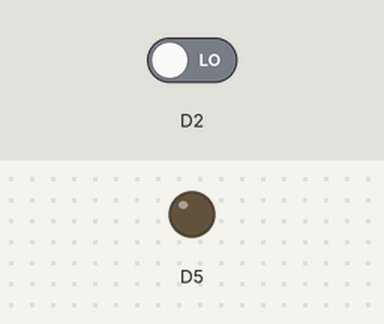
The sketch below on a simulated ESP8266 (NodeMCU). Parts: output pins drawn as LEDs (lit = HIGH). The inputs (shaded band) are chosen by the test bench; at power-on: D2 LOW. WiFi joins after 1.5 s; servers stay silent unless stated; no MQTT or app messages arrive unless stated; what the sketch prints to the serial monitor is not drawn.

Above: at 2.9 s.
3.0 s: D2 driven HIGH
At 4.1 s:
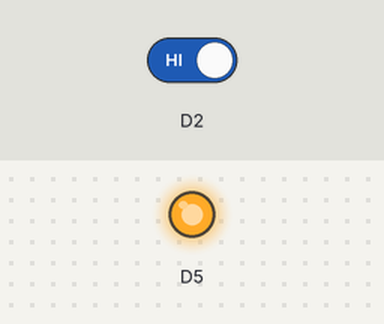
4.5 s: D2 driven LOW
At 5.2 s:
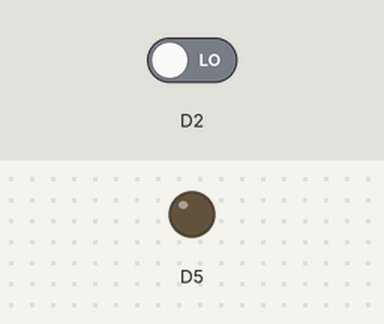
Timing chart, 0 to 7.5 s (numbered marks = the images above; inputs shaded):
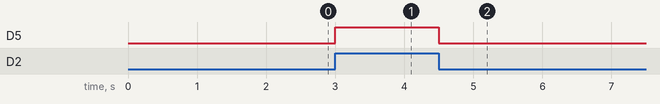

The sketch:

esp8266-pir-mqtt-secure.ino
```cpp
// Required libraries:
//  - Adafruit Unified Sensor (required for DHT)
//  - PubSubClient (for MQTT)

#include <ESP8266WiFi.h>
#include <WiFiClientSecure.h>
#include <PubSubClient.h>

#define MQTT_HOST "*"
#define MQTT_PORT 8883
#define MQTT_USER "*"
#define MQTT_PASS "*"
#define MQTT_HOST_SHA1 "*"
#define MQTT_CLIENT "MotionSensor1"
#define MQTT_TOPIC "sensors/motion1/state"

#define WIFI_SSID "*"
#define WIFI_PASS "*"

WiFiClientSecure espClient;
PubSubClient client(espClient);
int sensorState = 0;
int oldSensorState = 0;

#define REPORT_DELAY_SECS 10

void setup() {

  Serial.begin(115200);
  Serial.print("Connecting to ");
  Serial.print(WIFI_SSID);


  WiFi.begin(WIFI_SSID, WIFI_PASS);
  WiFi.mode(WIFI_STA);

  while ( WiFi.status() != WL_CONNECTED ) {
//    digitalWrite(D5, HIGH);
//    delay ( 250 );
//    digitalWrite(D5, LOW);
//    delay ( 250 );
    delay(500);
    Serial.print ( "." );
  }

  Serial.println("OK.");
  Serial.print("Client IP: ");
  Serial.println(WiFi.localIP());

  espClient.connect(MQTT_HOST, MQTT_PORT);

  if (espClient.verify(MQTT_HOST_SHA1, MQTT_HOST)) {
    Serial.println("Established secure connection.");
  } else {
    Serial.println("Couldn't verify MQTT broker fingerprint! Server compromised?");
  }

  client.setServer(MQTT_HOST, MQTT_PORT);
  mqttConnect();

  pinMode(D5, OUTPUT);
  digitalWrite(D5, LOW);
  attachInterrupt(digitalPinToInterrupt(D2), IntCallback, CHANGE);
}

void IntCallback()
{
  if (digitalRead(D2) == HIGH) {
    sensorState = 1;
  } else {
    sensorState = 0;
  }
}

void loop() {

  client.loop();
  if (sensorState != oldSensorState) {
    detachInterrupt(digitalPinToInterrupt(D2));
    mqttConnect();
    if (sensorState) {
      digitalWrite(D5, HIGH);
      client.publish(MQTT_TOPIC, "on", true);
    } else {
      digitalWrite(D5, LOW);
      client.publish(MQTT_TOPIC, "off", true);
    }
    oldSensorState = sensorState;
    attachInterrupt(digitalPinToInterrupt(D2), IntCallback, CHANGE);
  }
}

void mqttConnect() {

  while (!client.connected()) {
    Serial.print("Attempting MQTT connection... ");
    if (client.connect(MQTT_CLIENT, MQTT_USER, MQTT_PASS)) {
      Serial.println("connected!");
    } else {
      Serial.print("failed, code=");
      Serial.print(client.state());
      Serial.println(" retrying in 5 seconds...");
      delay(5000);
    }
  }
}
```

Measured:
- after the input at 3.0 s, D5: LOW → HIGH at once
- after the input at 4.5 s, D5: HIGH → LOW at once
